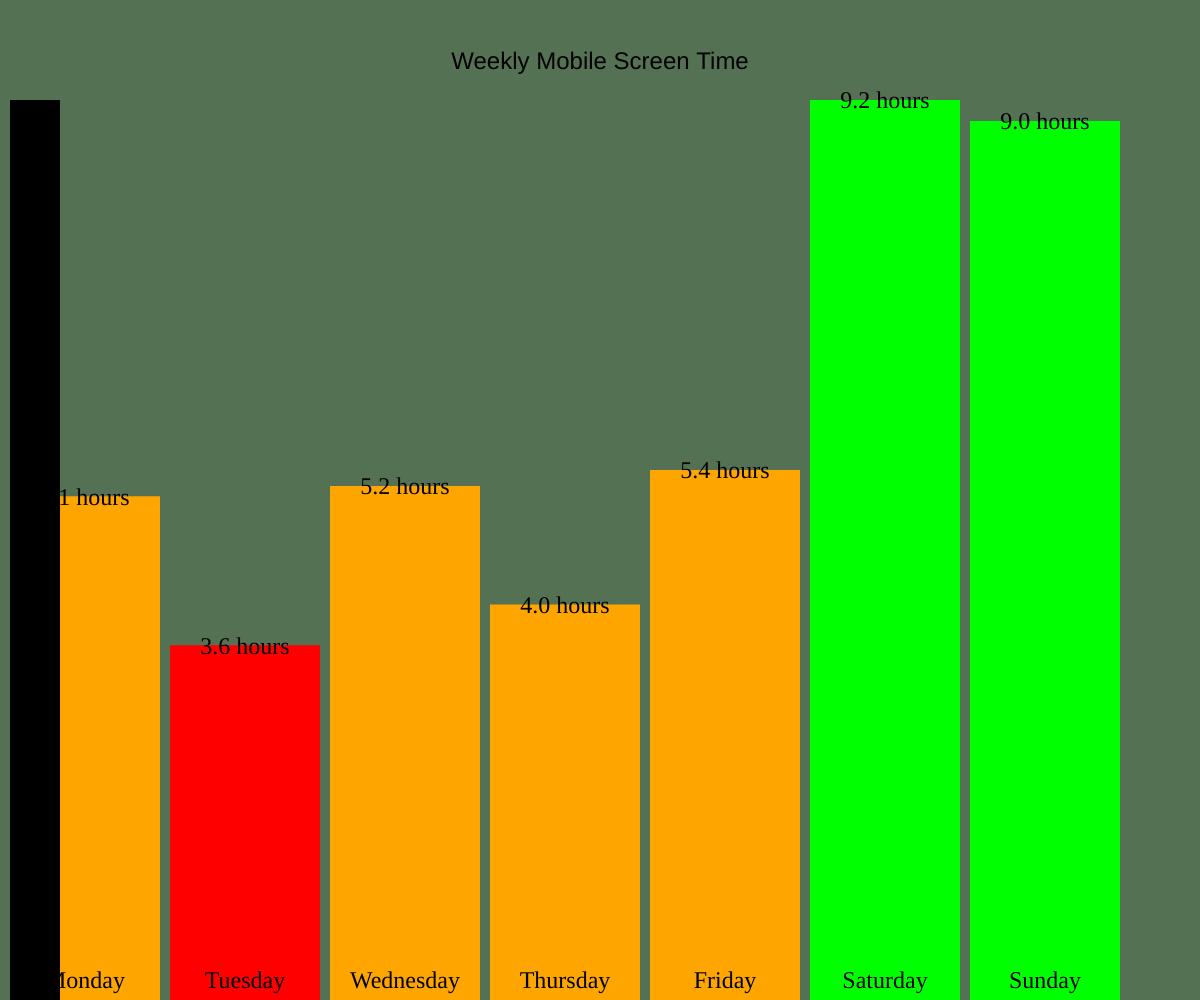
Frame 1 (no input)
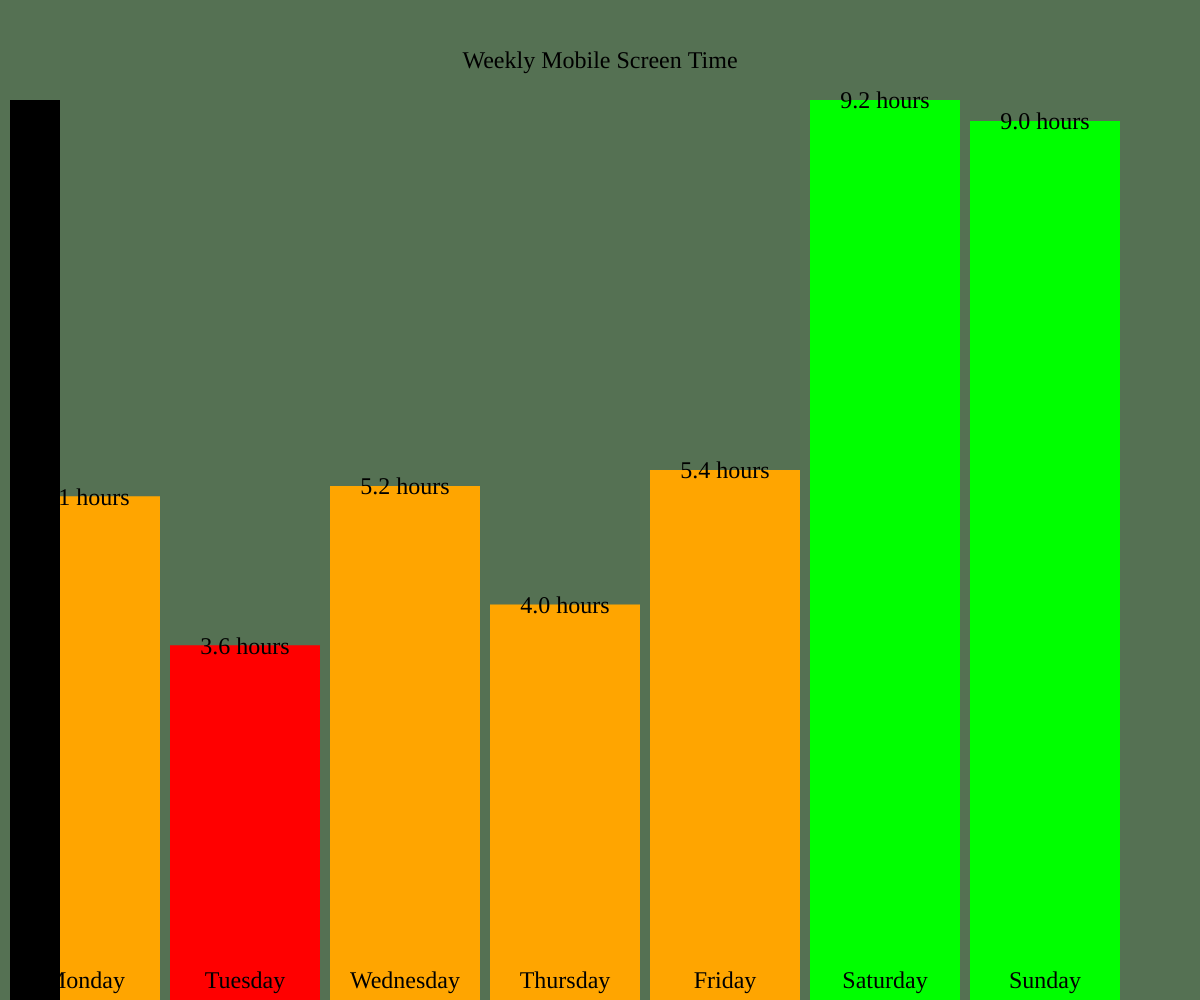
Frame 60 (no input)
Frame 120 (the mouse pressed at the canvas centre since frame 60): identical to frame 60, image omitted

The p5.js sketch that drew these frames (run headless with seeded random() and noise() and a simulated clock; from frame 60 on, the mouse is pressed at the canvas centre):

// p5.js sketch
// ── sketch.js
let screenTime = [];
let colors = [];

function setup() {
  createCanvas(windowWidth, windowHeight);
  background(color("#557153")); // Changed background color
  noStroke();
  textSize(24);
  textAlign(CENTER, TOP);

  for (let i = 0; i < 7; i++) {
    if (i < 5) { // Monday to Friday
      screenTime.push(random(3, 6));
    } else { // Saturday and Sunday
      screenTime.push(random(8, 12));
    }
  }

  for (let i = 0; i < 7; i++) {
    if (screenTime[i] < 4) {
      colors.push(color(255, 0, 0)); // Red for low screen time
    } else if (screenTime[i] < 6) {
      colors.push(color(255, 165, 0)); // Orange for medium screen time
    } else {
      colors.push(color(0, 255, 0)); // Green for high screen time
    }
  }
}

function draw() {
  background(color("#557153")); // Changed background color

  // Draw heading
  fill(0);
  text("Weekly Mobile Screen Time", width / 2, 50); // Moved the heading upward
  textFont('serif');

  // Draw bars
  let barWidth = width / 8;
  let barSpacing = 10;
  let maxValue = max(screenTime);
  let yAxisHeight = height - 100;
  let yAxisWidth = 50;

  for (let i = 0; i < 7; i++) {
    let x = i * (barWidth + barSpacing) + barSpacing;
    let y = height - (screenTime[i] / maxValue) * yAxisHeight;
    let barHeight = height - y;

    fill(colors[i]);
    rect(x, y, barWidth, barHeight);

    // Draw day labels
    fill(0);
    text(days[i], x + barWidth / 2, height - 30); // Moved the day labels upward

    // Draw hour labels
    fill(0);
    text(screenTime[i].toFixed(1) + " hours", x + barWidth / 2, y - 10);
  }

  // Draw y-axis
  fill(0);
  rect(10, height - yAxisHeight, yAxisWidth, yAxisHeight);
  for (let i = 0; i <= maxValue; i++) {
    let y = height - (i / maxValue) * yAxisHeight;
    text(i, 20, y);
  }
}

let days = ["Monday", "Tuesday", "Wednesday", "Thursday", "Friday", "Saturday", "Sunday"];
